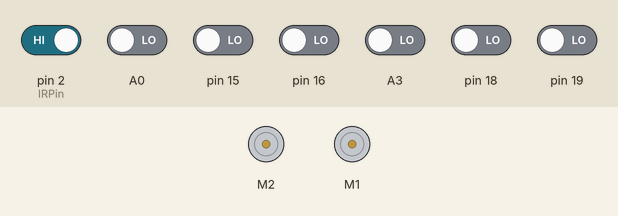
Recording of a sketch running on a simulated Arduino Uno, built with avr-gcc and run on an emulated ATmega328P. Shown: 2 × DC motor (green arrow = forward, orange = backward, longer = faster). The test bench sets the inputs (shaded band); at power-on: pin 2 (IRPin) HIGH, A0, A3, pin 15, pin 16, pin 18, pin 19 LOW.

Above: at 1.2 s.
1.3 s: pin 2 (IRPin) driven LOW
At 3.0 s:
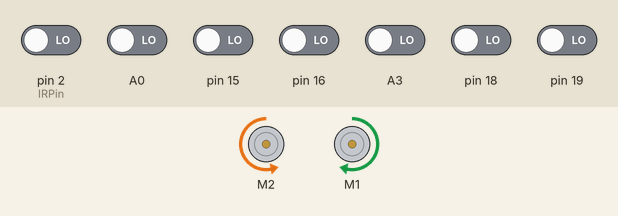
3.3 s: pin 2 (IRPin) driven HIGH
At 4.15 s:
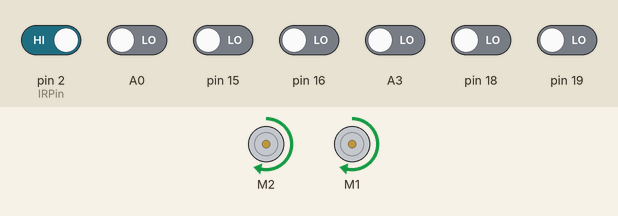
At 5.4 s:
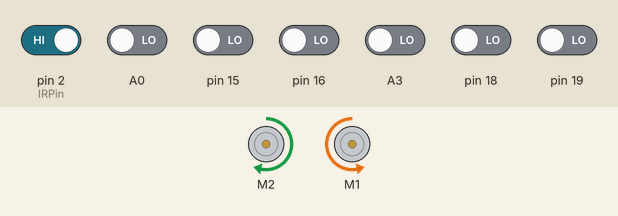
Timing chart, 0 to 6.9 s (numbered marks = the images above; inputs shaded):
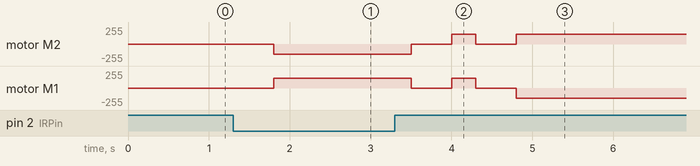

The sketch:

Real_Final.ino
```cpp
// #include <mobis_io.h>
// #include <AFMotor.h>

// #define IRPin 2     // 장애물 감지 IR 센서

// // 모터드라이버 L293D  3: M3에 연결,  4: M4에 연결
// AF_DCMotor motor_L(2);
// AF_DCMotor motor_R(1);

// // 장애물 회피 관련 변수 선언
// int obstacle_flag = 0;
// bool no_repetition = 0;
// uint8_t turn_speed = 160;
// unsigned long time_previous;
// unsigned long time_current;

// void setup() {
//     directSetPinIn(IRPin);
//     attachInterrupt(digitalPinToInterrupt(IRPin), obstacle_detected, CHANGE);

//     motor_L.setSpeed(255);              // 왼쪽 모터의 속도
//     motor_R.setSpeed(255);              // 오른쪽 모터의 속도
//     motor_L.run(RELEASE);
//     motor_R.run(RELEASE);
//     time_previous = millis();
//     time_current = millis();
// }
// void loop() {
//     if (obstacle_flag == 0) car();               // 일반 주행
//     else if (obstacle_flag == 1) IRstate1();     // 500ms 정지
//     else if (obstacle_flag == 2) IRstate2();     // 좌회전(장애물 인식 벗어나기 위해)
//     else if (obstacle_flag == 3) IRstate3();     // 좌로 500ms 더 회전, 500ms 정지, 500ms 전진
//     else if (obstacle_flag == 4) IRstate4();     // 좌로 살짝 회전
//     else if (obstacle_flag == 5) IRstate5();     // 우회전(장애물 인식하기 위해)
// }
// // 라인트레이싱 함수
// void car() {
//     int val1 = directDigitalRead(A0);    // 라인센서1
//     int val2 = directDigitalRead(A3);    // 라인센서2
//     if (val1 == 1 && val2 == 1) {           // 직진
//         motor_L.setSpeed(255);
//         motor_R.setSpeed(255);
//         motor_L.run(FORWARD);
//         motor_R.run(FORWARD);
//     }
//     else if (val1 == 0 && val2 == 1) {      // 좌회전
//         motor_L.run(FORWARD);
//         motor_R.setSpeed(105);
//         motor_R.run(BACKWARD);
//     }
//     else if (val1 == 1 && val2 == 0) {      // 우회전
//         motor_L.setSpeed(105);
//         motor_L.run(BACKWARD);
//         motor_R.run(FORWARD);
//     }
//     else if (val1 == 0 && val2 == 0){}      // 이전 상태 유지
//     time_previous = millis();
// }
// void obstacle_detected() {
//     if(directDigitalRead(IRPin) == LOW) {
//         if( no_repetition == 0) {
//             no_repetition = 1;
//             obstacle_flag = 1;
//         }
//     } else if(directDigitalRead(IRPin) == HIGH) {
//         no_repetition = 0;
//         obstacle_flag = 3;
//     }
// }
// void IRstate1() {
//     motor_L.run(RELEASE);
//     motor_R.run(RELEASE);
//     if(time_current - time_previous > 500) {
//         time_previous = millis();
//         obstacle_flag = 2;
//     }
// }
// // 좌회전(장애물 감지 벗어날 때까지)
// void IRstate2() {
//     motor_L.setSpeed(turn_speed);
//     motor_R.setSpeed(turn_speed);
//     motor_L.run(BACKWARD);
//     motor_R.run(FORWARD);
//     time_previous = millis();
// }
// // 좌로 좀더 회전 -> 정지 -> 전진하면서 라인유무체크 -> 정지
// void IRstate3() {
//     if(time_current - time_previous <= 200) { // 300ms 좌로 회전
//         motor_L.run(BACKWARD);
//         motor_R.run(FORWARD);
//     }
//     else if(time_current - time_previous <= 700) { // 500ms 정지
//         motor_L.run(RELEASE);
//         motor_R.run(RELEASE);
//     }
//     else if(time_current - time_previous <= 1300) { // 500ms 전진
//         motor_L.run(FORWARD);
//         motor_R.run(FORWARD);
//         int val1_check = directDigitalRead(A0);            // 라인센서1
//         int val2_check = directDigitalRead(A3);            // 라인센서2
//         if (val1_check == 1 || val2_check == 1) {    // 1이면 감지
//             obstacle_flag = 4;
//             time_previous = millis();
//         }
//     }
//     else if(time_current - time_previous <= 1800) { // 500ms 정지
//         motor_L.run(RELEASE);
//         motor_R.run(RELEASE);
//     }
//     else if(time_current - time_previous > 1800) { // 다음 상태 진입
//         obstacle_flag = 5;
//     }
// }

// // 라인 발견 시 300ms 좌로 회전
// void IRstate4() {
//     if(time_current - time_previous <= 500) {
//         motor_L.run(RELEASE);
//         motor_R.run(RELEASE);
//     }
//     else if(time_current - time_previous <= 800) {
//         motor_L.setSpeed(180);
//         motor_R.setSpeed(180);
//         motor_L.run(BACKWARD);
//         motor_R.run(FORWARD);
//     }
//     else if(time_current - time_previous > 800) {
//         obstacle_flag = 0;
//         motor_L.run(FORWARD);
//         motor_R.run(FORWARD);
//         time_previous = millis();
//     }
// }
// // 라인 미감지시 우측으로 돌기 :: 장애물 감지 후 인터럽트 들어오면 obstacle_flag = 1
// void IRstate5() {
//     motor_L.setSpeed(turn_speed);
//     motor_R.setSpeed(turn_speed);
//     motor_L.run(FORWARD);
//     motor_R.run(BACKWARD);
//     time_previous = millis();
// }


#include <AFMotor.h>
#include <mobis_io.h>
// #include <SoftwareSerial.h>
// #include <LiquidCrystal_I2C.h>     // LCD 1602 I2C용 라이브러리
// #include <Wire.h>                  // i2C 통신을 위한 라이브러리

#define IRPin 2
//#define ONOFF 3  // 터치센서
// #define LED_R 10
// #define LED_L 9

//LiquidCrystal_I2C lcd(0x27, 16, 2); // 접근주소: 0x3F or 0x27

// 모터드라이버 L293D  3: M3에 연결,  4: M4에 연결
AF_DCMotor motor_L(2);
AF_DCMotor motor_R(1);
int val1=1;
int val2=1;

// 장애물 회피 관련 변수 선언
int obstacle_flag = 0;
bool no_repetition = 0;
unsigned long time_lcdprevious, time_previous, time_current;

// lcd 관련 변수 선언
bool init_flag=0;
bool onoff_flag=0;
int operation_state = 1;
bool mode = 1;
int distance = 100;
int velocity = 0;
int digit_distance = 12;
int digit_velocity = 9;
bool mode_tmp = 1;
int digit_distance_tmp = 0;
int digit_velocity_tmp = 0;
int setcursor_tmp = 0;
String string_mode;
String string_distance;
String string_velocity;

// 셋업
void setup(){
    // Serial set
    // Serial.begin(9600);     //시리얼 통신을 초기화합니다.
    // Serial.println("------------ProGRam STarTs--------");
    // IRPin set
    directSetPinIn(IRPin);  // IRPin을 입력으로 설정합니다.
    attachInterrupt(digitalPinToInterrupt(IRPin), obstacle_detected, CHANGE);

    // Motor set
    motor_L.setSpeed(180);              // 왼쪽 모터의 속도
    motor_L.run(RELEASE);
    motor_R.setSpeed(180);              // 오른쪽 모터의 속도
    motor_R.run(RELEASE);
    time_previous = millis();
    time_current = millis();
    // time_lcdprevious = millis();

    // LCD set
    // lcd.init();  // LCD 초기화
    // lcd.backlight();
    //pinMode(ONOFF, INPUT);
    //attachInterrupt(digitalPinToInterrupt(ONOFF), onoff, CHANGE);

    // LED set
    // pinMode(LED_R, OUTPUT);
    // pinMode(LED_L, OUTPUT);
}

// void LED_RIGHT()
// {
//     digitalWrite(LED_R, HIGH);
//     digitalWrite(LED_L, LOW);
// }

// void LED_LEFT()
// {
//     digitalWrite(LED_R, LOW);
//     digitalWrite(LED_L, HIGH);
// }

// void LED_STRAIGHT()
// {
//     digitalWrite(LED_R, HIGH);
//     digitalWrite(LED_L, HIGH);
// }

// void LED_STOP()
// {
//     digitalWrite(LED_R, LOW);
//     digitalWrite(LED_L, LOW);
// }

// // 자릿수 체크
// int digit_check(int num)
// {
//     if(num == 0) return 1;

//     int cnt = 0;
//     while(num!=0){
//         num/=10;
//         cnt++;
//     }
//     return cnt;
// }

// // // 주행거리 입력
// // void writeLCD_distance()
// // {
// //     setcursor_tmp = 13 - digit_distance;
// //     lcd.setCursor(setcursor_tmp,0);
// //     lcd.print(string_distance);
// //     lcd.setCursor(14,0);
// //     lcd.print("cm");
// // }

// // // 속도 입력
// // void writeLCD_velocity()
// // {
// //     setcursor_tmp = 10 - digit_velocity;
// //     lcd.setCursor(setcursor_tmp, 1);
// //     lcd.print(string_velocity);
// //     lcd.setCursor(11,1);
// //     lcd.print("cm/s");
// // }

// // // 모드 입력
// // void writeLCD_mode()
// // {
// //     lcd.setCursor(1,0);
// //     if(mode){
// //         lcd.print("SPEED");
// //     }
// //     else {
// //         lcd.print("SAFETY");
// //     }
// // }

// // // LCD 클러스터
// // void cluster()
// // {
// //     lcd.backlight();

// //     if(init_flag==1) lcd.clear();
// //     if(distance < 0) distance = 0;
// //     if(velocity < 0) velocity = 0;

// //     digit_distance = digit_check(distance);  // 현재 distance 자릿 수를 저장
// //     digit_velocity = digit_check(velocity);  // 현재 velocity 자릿 수를 저장

// //     if(digit_distance < digit_distance_tmp) lcd.clear();
// //     if(digit_velocity < digit_velocity_tmp) lcd.clear();
// //     // if(mode != mode_tmp) lcd.clear();

// //     string_distance = String(distance);
// //     string_velocity = String(velocity);
// //     string_mode = String(mode);

// //     lcd.clear();
// //     writeLCD_mode();
// //     writeLCD_distance();
// //     writeLCD_velocity();

// //     // test용
// //     distance += 30;
// //     velocity += 3;

// //     digit_distance_tmp = digit_distance;
// //     digit_velocity_tmp = digit_velocity;
// //     // mode_tmp = mode;

// // }

// // 동작 on/off 인터럽트 함수
// void onoff()
// {
//     if(digitalRead(ONOFF) == HIGH)
//     {
//         if(onoff_flag==0)
//         {
//             onoff_flag = 1;
//             operation_state = -operation_state;
//             distance = 0;
//             velocity = 0;
//             // Serial.println(onoff_flag);
//         }
//         else{}
//     }
//     else
//     {
//         onoff_flag = 0;
//         // Serial.println(onoff_flag);
//     }
// }

// 라인트레이싱 함수
void car()
{
    // int val1 = digitalRead(A0);    // 라인센서1
    // int val2 = digitalRead(A3);    // 라인센서2
    val1 = directDigitalRead(A0);    // 라인센서1
    val2 = directDigitalRead(A3);    // 라인센서2

    if (val1 == 1 && val2 == 1) {           // 직진
        motor_L.setSpeed(255);
        motor_R.setSpeed(255);
        motor_L.run(FORWARD);
        motor_R.run(FORWARD);
        // LED_STRAIGHT();
    }
    else if (val1 == 0 && val2 == 1) {      // 우회전
        motor_L.run(FORWARD);
        motor_R.setSpeed(105);
        motor_R.run(BACKWARD);
        // LED_RIGHT();
    }
    else if (val1 == 1 && val2 == 0) {      // 좌회전
        motor_L.setSpeed(105);
        motor_L.run(BACKWARD);
        motor_R.run(FORWARD);
        // LED_LEFT();
    }
    else if (val1 == 0 && val2 == 0){}
    time_previous = millis();
}

// IR센서 인터럽트 함수
void obstacle_detected()
{
    // HIGH->LOW 장애물감지함
    if(digitalRead(IRPin) == LOW)
    {
        if( no_repetition == 0)
        {
            no_repetition = 1;
            obstacle_flag = 1;
            //Serial.println("detect");
        }
    }
    // LOW -> HIGH 장애물감지벗어남
    else if(digitalRead(IRPin) == HIGH)
    {
        no_repetition = 0;
        obstacle_flag = 3;
        //Serial.println("no detect");
    }
    time_current = time_previous = millis();
}

// 500ms 정지
void IRstate1()
{
    time_current = millis();
    motor_L.run(RELEASE);
    motor_R.run(RELEASE);
    // LED_STOP();
    if(time_current - time_previous > 500)
    {
        time_previous = millis();
        obstacle_flag = 2;
    }
}

// 좌로회전(장애물 감지 벗어날 때까지)
void IRstate2()
{
    motor_L.setSpeed(150);
    motor_R.setSpeed(150);
    motor_L.run(BACKWARD);
    motor_R.run(FORWARD);
    time_previous = millis();
}

// 좌로 좀더 회전 -> 정지 -> 전진하면서 라인유무체크 -> 정지
void IRstate3()
{
    time_current = millis();
    if(time_current - time_previous <= 200)  // 300ms 좌로 회전
    {
        motor_L.run(BACKWARD);
        motor_R.run(FORWARD);
    }
    else if(time_current - time_previous <= 700)  // 500ms 정지
    {
        motor_L.run(RELEASE);
        motor_R.run(RELEASE);
    }
    else if(time_current - time_previous <= 1000) // 300ms 전진
    {
        motor_L.run(FORWARD);
        motor_R.run(FORWARD);
        int val1_check = directDigitalRead(A0);    // 라인센서1
        int val2_check = directDigitalRead(A3);    // 라인센서2
        if(val1_check == 1 || val2_check == 1)  // 1이면 감지
        {
            // Serial.print(", In! Var1 = ");
            // Serial.print(val1_check);
            // Serial.print(", var2 = ");
            // Serial.println(val2_check);
            obstacle_flag = 4;
            time_previous = millis();
        }
    }
    else if(time_current - time_previous <= 1500)  // 500ms 정지
    {
        motor_L.run(RELEASE);
        motor_R.run(RELEASE);
        // LED_STOP();
    }
    else if(time_current - time_previous > 1500)  // 다음 상태 진입
    {
        obstacle_flag = 5;
    }
}

// 라인 발견 시 300ms 좌로 회전
void IRstate4()
{
    time_current = millis();
    if(time_current - time_previous <= 500)
    {
        motor_L.run(RELEASE);
        motor_R.run(RELEASE);
        // LED_STOP();
    }
    else if(time_current - time_previous <= 800)
    {
        motor_L.setSpeed(180);
        motor_R.setSpeed(180);
        motor_L.run(BACKWARD);
        motor_R.run(FORWARD);
        // LED_LEFT();
    }
    else if(time_current - time_previous > 800)
    {
        obstacle_flag = 0;
        motor_L.setSpeed(255);
        motor_R.setSpeed(255);
        motor_L.run(FORWARD);
        motor_R.run(FORWARD);
        // LED_STRAIGHT();
        time_previous = millis();
    }
}

// 라인 미감지시 우측으로 돌기
// 장애물 감지 후 인터럽트 들어오면 obstacle_flag = 1
void IRstate5()
{
    motor_L.setSpeed(150);
    motor_R.setSpeed(150);
    motor_L.run(FORWARD);
    motor_R.run(BACKWARD);
    // LED_RIGHT();
    time_previous = millis();
}

// 메인 루프
void loop()
{
    // Serial.println(obstacle_flag);

    // ON 상태
    if(operation_state == 1)
    {
        time_current = millis();

        // // LCD cluster
        // if(time_current - time_lcdprevious >= 1000){  // 1초에 한 번씩 동작
        //     time_lcdprevious = time_current;
        //     cluster();
        // }

        // 장애물 회피
        if(obstacle_flag==0){  // 일반 주행
            car();
        }
        else if(obstacle_flag==1){  // 500ms 정지
            IRstate1();
        }
        else if(obstacle_flag == 2){  // 좌로 회전(장애물 인식 벗어나기 위해)
            IRstate2();
        }
        else if(obstacle_flag == 3){  // 좌로 500ms 더 회전, 500ms 정지, 500ms 전진
            IRstate3();
        }
        else if(obstacle_flag == 4){  // 좌로 살짝 회전
            IRstate4();
        }
        else if(obstacle_flag == 5){  // 우로 회전(장애물 인식하기 위해)
            IRstate5();
        }
        // Serial.print("Time: ");
        // Serial.print(millis());
        // Serial.print("(ms), State: ");
        // Serial.print(obstacle_flag);
        // Serial.print(", Var1 = ");
        // Serial.print(val1);
        // Serial.print(", Var2 = ");
        // Serial.println(val2);
    }
    // OFF상태
    else if(operation_state == -1)
    {
        motor_L.run(RELEASE);
        motor_R.run(RELEASE);
        // lcd.clear();
        // lcd.noBacklight();
        // LED_STOP();
    }
}
```

Measured:
- after the input at 1.3 s, motor M2: stopped → backward 150/255 after 0.50 s; motor M1: stopped → forward 150/255 after 0.50 s
- after the input at 3.3 s, motor M2: alternates forward 150/255 for 0.30 s and stopped for 0.50 s, 4 changes in all, then stays forward 150/255, starting after 0.20 s; motor M1: forward 150/255 → stopped after 0.20 s, → forward 150/255 0.50 s later, → stopped 0.30 s later, → backward 150/255 0.50 s later
